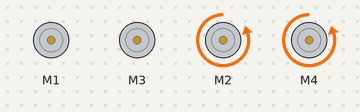
This sketch was run on a simulated Arduino Uno, built with avr-gcc and run on an emulated ATmega328P. On the bench: 4 × DC motor (green arrow = forward, orange = backward, longer = faster). What the sketch prints to the serial monitor is not drawn.

Above: at 4.16 s.
Timing chart, 0 to 6.3 s (numbered marks = the images above):
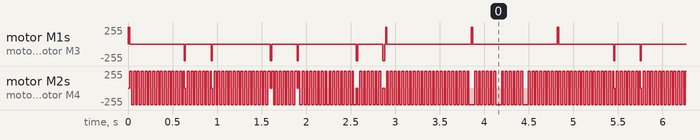

The sketch:

DCSquareTest.ino
```cpp
/*
This is a test sketch for the Adafruit assembled Motor Shield for Arduino v2
It won't work with v1.x motor shields! Only for the v2's with built in PWM
control

For use with the Adafruit Motor Shield v2
---->	http://www.adafruit.com/products/1438
*/

#include <Wire.h>
#include <Adafruit_MotorShield.h>
#include "utility/Adafruit_PWMServoDriver.h"

// Create the motor shield object with the default I2C address
Adafruit_MotorShield AFMS = Adafruit_MotorShield();
// Or, create it with a different I2C address (say for stacking)
// Adafruit_MotorShield AFMS = Adafruit_MotorShield(0x61);

// Select which 'port' M1, M2, M3 or M4. In this case, M1
Adafruit_DCMotor *x1 = AFMS.getMotor(1);
Adafruit_DCMotor *x2 = AFMS.getMotor(3);
Adafruit_DCMotor *y1 = AFMS.getMotor(2);
Adafruit_DCMotor *y2 = AFMS.getMotor(4);

// You can also make another motor on port M2
//Adafruit_DCMotor *myOtherMotor = AFMS.getMotor(2);

void setup() {
  Serial.begin(9600);           // set up Serial library at 9600 bps
  Serial.println("Adafruit Motorshield v2 - DC Motor test!");

  AFMS.begin();  // create with the default frequency 1.6KHz
  //AFMS.begin(1000);  // OR with a different frequency, say 1KHz
  // Set the speed to start, from 0 (off) to 255 (max speed)
}

void loop() {
  uint8_t i;

  Serial.print("tick");
   x1->setSpeed(250);
  x1->run(FORWARD);
  x2->setSpeed(250);
  x2->run(FORWARD);
  delay(2);
  x1->setSpeed(0);
  x2->setSpeed(0);
  y1->setSpeed(250);
  y1->run(FORWARD);
  y2->setSpeed(250);
  y2->run(FORWARD);
  delay(2);
  y1->setSpeed(0);
  y2->setSpeed(0);
  x1->setSpeed(250);
  x1->run(BACKWARD);
  x2->setSpeed(250);
  x2->run(BACKWARD);
  delay(2);
  x1->setSpeed(0);
  x2->setSpeed(0);
  y1->setSpeed(250);
  y1->run(BACKWARD);
  y2->setSpeed(250);
  y2->run(BACKWARD);
  delay(2);

}
```

Measured:
- by itself, motor M2, motor M4: moves between backward 250/255 and forward 250/255, repeating every 4.8 s
